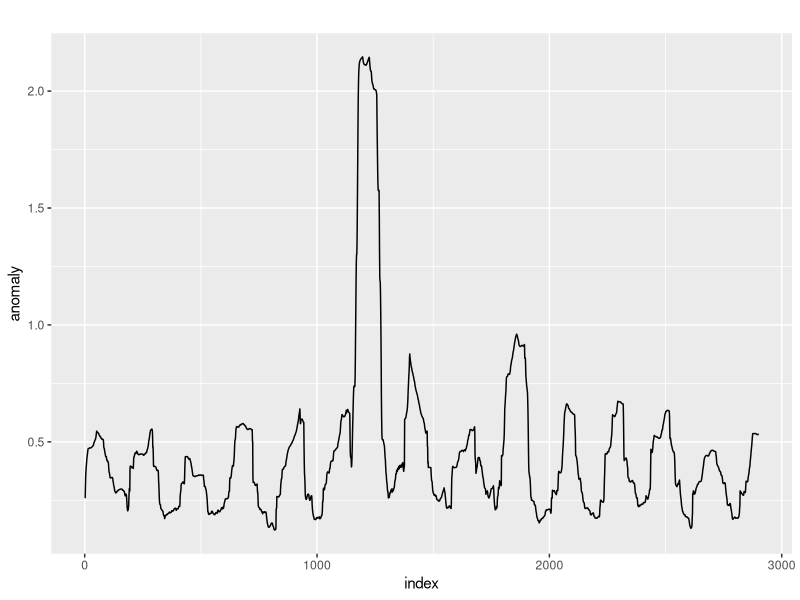
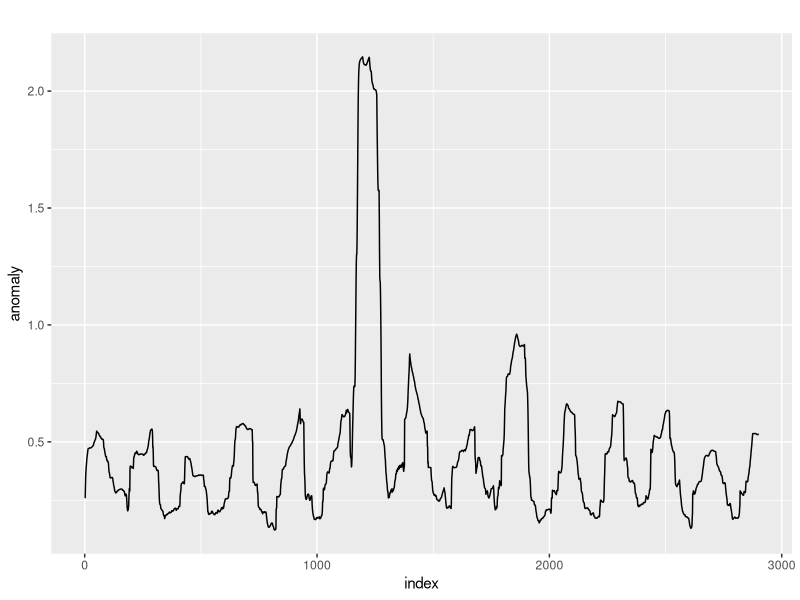

Generate these figures, in order, with R:
require(FNN)
require(ggplot2)

# change working directory
frame_files <- lapply(sys.frames(), function(x) x$ofile)
frame_files <- Filter(Negate(is.null), frame_files)
setwd(dirname(frame_files[[length(frame_files)]]))

# wget http://www.cs.ucr.edu/~eamonn/discords/qtdbsel102.txt
dt <- read.table("data/qtdbsel102.txt")
width <- 100
nk <- 1

D.train <- embed(dt[1:3000, 2], width)
D.test <- embed(dt[3001:6000, 2], width)
d <- knnx.dist(D.train, D.test, k=nk) # k-nearest neighbor

df <- data.frame(x=c(1:(3000 - width + 1)), y=d[,1])

p <- ggplot(df,
      aes(
        x=x,
        y=y
      )
    )
p <- p + geom_line() + labs(title="", x="index", y="anomaly")
plot(p)
ggsave("./img/knn.png", p)
